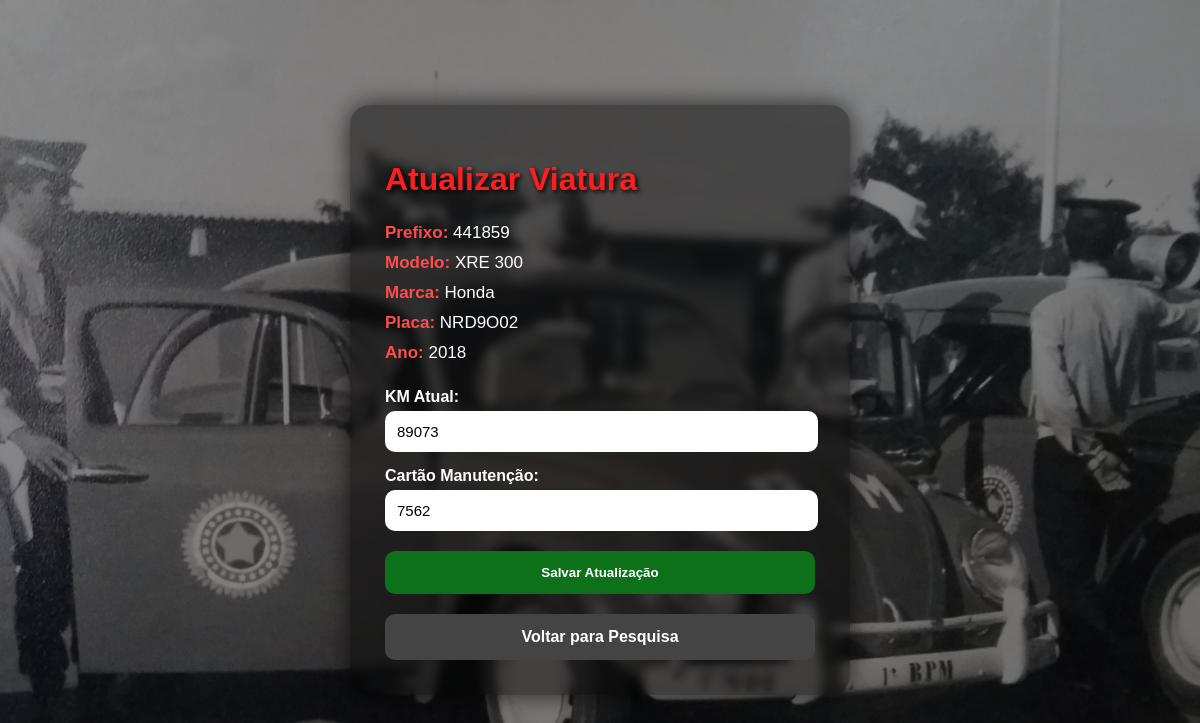
The app's page /php/atualizar_viatura.php?id=60 with its own data.
### tables this page shows
CREATE TABLE IF NOT EXISTS viaturas (
    id_vtr INT AUTO_INCREMENT PRIMARY KEY,
    prefixo_vtr VARCHAR(10) NOT NULL UNIQUE,
    modelo_vtr VARCHAR(50) NOT NULL,
    marca_vtr VARCHAR(50),
    placa_vtr VARCHAR(8) NOT NULL UNIQUE,
    ano_modelo YEAR,
    km_atual INT DEFAULT 0,
    cartao_manutencao VARCHAR(16),

    situacao_cautela VARCHAR(20) DEFAULT 'SEM_CAUTELA',
    situacao_operacional VARCHAR(20) DEFAULT 'DISPONIVEL',

    observacao TEXT
);

### php/atualizar_viatura.php (the view, shortened to what this page needs)
<?php
$conn = new mysqli("localhost", "root", "", "cadastro_viatura_rotam");
$id = $_GET['id'];
$sql = "SELECT * FROM viaturas WHERE id_vtr = '$id'";
$resultado = $conn->query($sql);
$viatura = $resultado->fetch_assoc();
?>
<!DOCTYPE html>
<html lang="pt-br">
<head>
</head>
<body>
    <div class="box">
        <h1>Atualizar Viatura</h1>
        <p><strong>Prefixo:</strong> <?php echo $viatura['prefixo_vtr']; ?></p>
        <p><strong>Modelo:</strong> <?php echo $viatura['modelo_vtr']; ?></p>
        <p><strong>Marca:</strong> <?php echo $viatura['marca_vtr']; ?></p>
        <p><strong>Placa:</strong> <?php echo $viatura['placa_vtr']; ?></p>
        <p><strong>Ano:</strong> <?php echo $viatura['ano_modelo']; ?></p>
        <form method="POST">
            <label>KM Atual:</label>
            <input type="number" name="km_atual" value="<?php echo $viatura['km_atual']; ?>" required>
            <label>Cartão Manutenção:</label>
            <input type="text" name="cartao_manutencao" value="<?php echo $viatura['cartao_manutencao']; ?>">
            <button type="submit">Salvar Atualização</button>
        </form>
        <a href="pesquisar_viatura.php">Voltar para Pesquisa</a>
    </div>
</body>
</html>

### php/atualizar_viatura.php (style rules this page uses)
body { margin: 0; padding: 0; font-family: Arial, sans-serif; background: linear-gradient(rgba(0, 0, 0, 0.45), rgba(0, 0, 0, 0.45)), url('../imagens/fusca_pmdf.jpg') no-repeat center center/cover; background-attachment: fixed; min-height: 100vh; display: flex; justify-content: center; align-items: center; color: white; }
.box { background: rgba(0, 0, 0, 0.45); width: 430px; padding: 35px; border-radius: 20px; backdrop-filter: blur(5px); box-shadow: 0 0 25px rgba(0, 0, 0, 0.7); }
h1 { color: #ff1e1e; margin-bottom: 25px; text-shadow: 2px 2px 5px black; }
p { text-align: left; margin: 10px 0; font-size: 17px; }
strong { color: #ff4d4d; }
form { margin-top: 25px; }
label { display: block; text-align: left; margin-top: 15px; margin-bottom: 5px; font-weight: bold; }
input { width: 95%; padding: 12px; border: none; border-radius: 10px; font-size: 15px; outline: none; }
button, a { display: block; width: 100%; margin-top: 20px; padding: 14px; border-radius: 10px; border: none; text-decoration: none; color: white; font-weight: bold; cursor: pointer; transition: 0.3s; text-align: center; box-sizing: border-box; }
button { background-color: #0d711a; }
a { background-color: #444; }

### records on screen
viaturas: prefixo_vtr "441859", modelo_vtr "XRE 300", marca_vtr "Honda", placa_vtr "NRD9O02", ano_modelo "2018", km_atual "89073", cartao_manutencao "7562"
